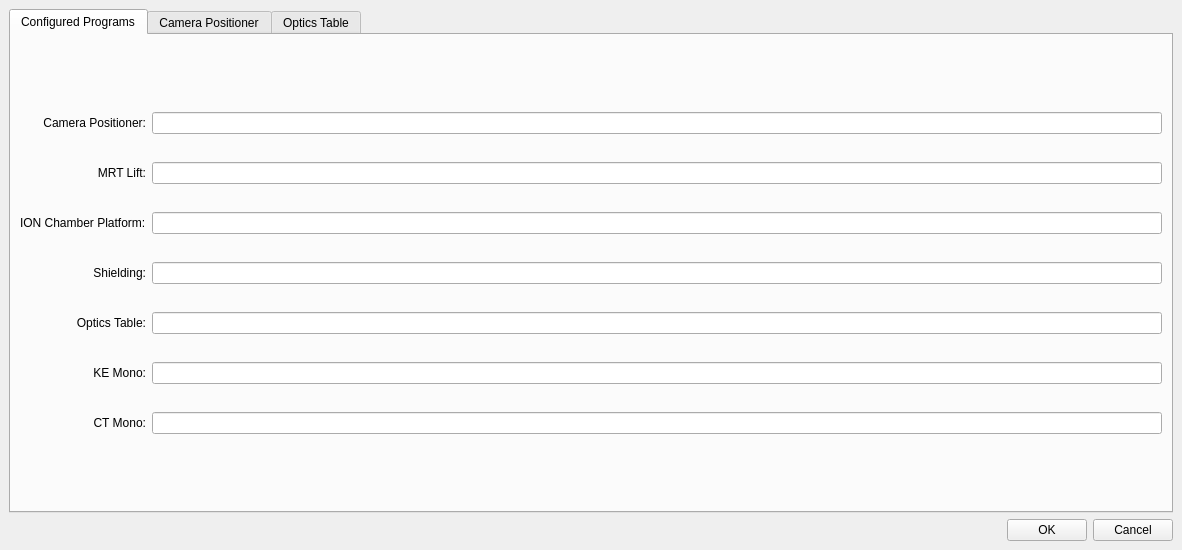
<?xml version="1.0" encoding="UTF-8"?>
<ui version="4.0">
 <class>Setup</class>
 <widget class="QMainWindow" name="Setup">
  <property name="geometry">
   <rect>
    <x>0</x>
    <y>0</y>
    <width>1182</width>
    <height>550</height>
   </rect>
  </property>
  <property name="minimumSize">
   <size>
    <width>30</width>
    <height>0</height>
   </size>
  </property>
  <property name="maximumSize">
   <size>
    <width>1182</width>
    <height>16777215</height>
   </size>
  </property>
  <property name="windowTitle">
   <string>MainWindow</string>
  </property>
  <widget class="QWidget" name="centralwidget">
   <layout class="QVBoxLayout" name="verticalLayout_2">
    <item>
     <layout class="QVBoxLayout" name="verticalLayout">
      <item>
       <widget class="QTabWidget" name="tabWidget">
        <property name="currentIndex">
         <number>0</number>
        </property>
        <widget class="QWidget" name="tab_configured_programs">
         <attribute name="title">
          <string>Configured Programs</string>
         </attribute>
         <layout class="QVBoxLayout" name="verticalLayout_4">
          <item>
           <layout class="QVBoxLayout" name="verticalLayout_3">
            <item>
             <layout class="QGridLayout" name="gridLayout">
              <property name="verticalSpacing">
               <number>28</number>
              </property>
              <item row="1" column="1">
               <widget class="QLineEdit" name="lineEdit_mrt_lift">
                <property name="maxLength">
                 <number>1000</number>
                </property>
               </widget>
              </item>
              <item row="0" column="1">
               <widget class="QLineEdit" name="lineEdit_camera_positioner">
                <property name="minimumSize">
                 <size>
                  <width>1000</width>
                  <height>0</height>
                 </size>
                </property>
                <property name="maxLength">
                 <number>1000</number>
                </property>
               </widget>
              </item>
              <item row="6" column="1">
               <widget class="QLineEdit" name="lineEdit_ct_mono">
                <property name="maxLength">
                 <number>1000</number>
                </property>
               </widget>
              </item>
              <item row="2" column="0">
               <widget class="QLabel" name="label_10">
                <property name="text">
                 <string>ION Chamber Platform:</string>
                </property>
               </widget>
              </item>
              <item row="5" column="1">
               <widget class="QLineEdit" name="lineEdit_ke_mono">
                <property name="maxLength">
                 <number>1000</number>
                </property>
               </widget>
              </item>
              <item row="4" column="1">
               <widget class="QLineEdit" name="lineEdit_optics_table">
                <property name="maxLength">
                 <number>1000</number>
                </property>
               </widget>
              </item>
              <item row="5" column="0">
               <widget class="QLabel" name="label_6">
                <property name="text">
                 <string>KE Mono:</string>
                </property>
                <property name="alignment">
                 <set>Qt::AlignRight|Qt::AlignTrailing|Qt::AlignVCenter</set>
                </property>
               </widget>
              </item>
              <item row="3" column="0">
               <widget class="QLabel" name="label_3">
                <property name="text">
                 <string>Shielding:</string>
                </property>
                <property name="alignment">
                 <set>Qt::AlignRight|Qt::AlignTrailing|Qt::AlignVCenter</set>
                </property>
               </widget>
              </item>
              <item row="4" column="0">
               <widget class="QLabel" name="label_5">
                <property name="text">
                 <string>Optics Table:</string>
                </property>
                <property name="alignment">
                 <set>Qt::AlignRight|Qt::AlignTrailing|Qt::AlignVCenter</set>
                </property>
               </widget>
              </item>
              <item row="3" column="1">
               <widget class="QLineEdit" name="lineEdit_shielding">
                <property name="maxLength">
                 <number>1000</number>
                </property>
               </widget>
              </item>
              <item row="1" column="0">
               <widget class="QLabel" name="label_2">
                <property name="text">
                 <string>MRT Lift:</string>
                </property>
                <property name="alignment">
                 <set>Qt::AlignRight|Qt::AlignTrailing|Qt::AlignVCenter</set>
                </property>
               </widget>
              </item>
              <item row="6" column="0">
               <widget class="QLabel" name="label_4">
                <property name="text">
                 <string>CT Mono:</string>
                </property>
                <property name="alignment">
                 <set>Qt::AlignRight|Qt::AlignTrailing|Qt::AlignVCenter</set>
                </property>
               </widget>
              </item>
              <item row="0" column="0">
               <widget class="QLabel" name="label">
                <property name="text">
                 <string>Camera Positioner:</string>
                </property>
                <property name="alignment">
                 <set>Qt::AlignRight|Qt::AlignTrailing|Qt::AlignVCenter</set>
                </property>
               </widget>
              </item>
              <item row="2" column="1">
               <widget class="QLineEdit" name="lineEdit_ion_cp"/>
              </item>
             </layout>
            </item>
           </layout>
          </item>
         </layout>
        </widget>
        <widget class="QWidget" name="tab_camera_positioner">
         <attribute name="title">
          <string>Camera Positioner</string>
         </attribute>
         <layout class="QVBoxLayout" name="verticalLayout_7">
          <item>
           <layout class="QVBoxLayout" name="verticalLayout_6">
            <item>
             <widget class="QGroupBox" name="groupBox_cp_detector_config">
              <property name="title">
               <string>Detector</string>
              </property>
              <layout class="QGridLayout" name="gridLayout_4">
               <item row="0" column="0">
                <layout class="QGridLayout" name="gridLayout_3">
                 <item row="0" column="0">
                  <widget class="QLabel" name="label_cp_detector_offset_desc">
                   <property name="text">
                    <string>TextLabel</string>
                   </property>
                  </widget>
                 </item>
                 <item row="0" column="1">
                  <widget class="QLabel" name="label_12">
                   <property name="minimumSize">
                    <size>
                     <width>30</width>
                     <height>0</height>
                    </size>
                   </property>
                   <property name="maximumSize">
                    <size>
                     <width>30</width>
                     <height>16777215</height>
                    </size>
                   </property>
                   <property name="text">
                    <string/>
                   </property>
                  </widget>
                 </item>
                 <item row="0" column="2">
                  <widget class="QLabel" name="label_cp_detector_angle_desc">
                   <property name="text">
                    <string>TextLabel</string>
                   </property>
                  </widget>
                 </item>
                 <item row="1" column="0">
                  <layout class="QHBoxLayout" name="horizontalLayout_6">
                   <item>
                    <widget class="QLabel" name="label_16">
                     <property name="minimumSize">
                      <size>
                       <width>60</width>
                       <height>0</height>
                      </size>
                     </property>
                     <property name="text">
                      <string>Offset:</string>
                     </property>
                    </widget>
                   </item>
                   <item>
                    <widget class="QLineEdit" name="lineEdit_cp_detector_offset">
                     <property name="minimumSize">
                      <size>
                       <width>100</width>
                       <height>0</height>
                      </size>
                     </property>
                     <property name="maximumSize">
                      <size>
                       <width>100</width>
                       <height>16777215</height>
                      </size>
                     </property>
                    </widget>
                   </item>
                   <item>
                    <widget class="QLabel" name="label_18">
                     <property name="text">
                      <string>mm</string>
                     </property>
                    </widget>
                   </item>
                   <item>
                    <spacer name="horizontalSpacer_3">
                     <property name="orientation">
                      <enum>Qt::Horizontal</enum>
                     </property>
                     <property name="sizeHint" stdset="0">
                      <size>
                       <width>40</width>
                       <height>20</height>
                      </size>
                     </property>
                    </spacer>
                   </item>
                  </layout>
                 </item>
                 <item row="1" column="2">
                  <layout class="QHBoxLayout" name="horizontalLayout_7">
                   <item>
                    <widget class="QLabel" name="label_17">
                     <property name="text">
                      <string>Angle:</string>
                     </property>
                    </widget>
                   </item>
                   <item>
                    <widget class="QLineEdit" name="lineEdit_cp_detector_angle">
                     <property name="minimumSize">
                      <size>
                       <width>100</width>
                       <height>0</height>
                      </size>
                     </property>
                     <property name="maximumSize">
                      <size>
                       <width>100</width>
                       <height>16777215</height>
                      </size>
                     </property>
                    </widget>
                   </item>
                   <item>
                    <widget class="QLabel" name="label_19">
                     <property name="text">
                      <string>deg</string>
                     </property>
                    </widget>
                   </item>
                   <item>
                    <spacer name="horizontalSpacer_5">
                     <property name="orientation">
                      <enum>Qt::Horizontal</enum>
                     </property>
                     <property name="sizeHint" stdset="0">
                      <size>
                       <width>40</width>
                       <height>20</height>
                      </size>
                     </property>
                    </spacer>
                   </item>
                  </layout>
                 </item>
                </layout>
               </item>
              </layout>
             </widget>
            </item>
            <item>
             <widget class="QGroupBox" name="groupBox_cp_laser_config">
              <property name="title">
               <string>Laser</string>
              </property>
              <layout class="QVBoxLayout" name="verticalLayout_8">
               <item>
                <layout class="QGridLayout" name="gridLayout_2">
                 <item row="0" column="0">
                  <widget class="QLabel" name="label_cp_laser_offset_desc">
                   <property name="text">
                    <string>TextLabel</string>
                   </property>
                   <property name="wordWrap">
                    <bool>false</bool>
                   </property>
                  </widget>
                 </item>
                 <item row="0" column="2">
                  <widget class="QLabel" name="label_cp_laser_angle_desc">
                   <property name="text">
                    <string>TextLabel</string>
                   </property>
                  </widget>
                 </item>
                 <item row="1" column="0">
                  <layout class="QHBoxLayout" name="horizontalLayout_3">
                   <item>
                    <widget class="QLabel" name="label_7">
                     <property name="minimumSize">
                      <size>
                       <width>60</width>
                       <height>0</height>
                      </size>
                     </property>
                     <property name="text">
                      <string>Offset:</string>
                     </property>
                    </widget>
                   </item>
                   <item>
                    <widget class="QLineEdit" name="lineEdit_cp_laser_offset">
                     <property name="minimumSize">
                      <size>
                       <width>100</width>
                       <height>0</height>
                      </size>
                     </property>
                     <property name="maximumSize">
                      <size>
                       <width>100</width>
                       <height>16777215</height>
                      </size>
                     </property>
                    </widget>
                   </item>
                   <item>
                    <widget class="QLabel" name="label_8">
                     <property name="text">
                      <string>mm</string>
                     </property>
                    </widget>
                   </item>
                   <item>
                    <spacer name="horizontalSpacer_4">
                     <property name="orientation">
                      <enum>Qt::Horizontal</enum>
                     </property>
                     <property name="sizeHint" stdset="0">
                      <size>
                       <width>40</width>
                       <height>20</height>
                      </size>
                     </property>
                    </spacer>
                   </item>
                  </layout>
                 </item>
                 <item row="1" column="2">
                  <layout class="QHBoxLayout" name="horizontalLayout_4">
                   <item>
                    <widget class="QLabel" name="label_14">
                     <property name="text">
                      <string>Angle:</string>
                     </property>
                    </widget>
                   </item>
                   <item>
                    <widget class="QLineEdit" name="lineEdit_cp_laser_angle">
                     <property name="minimumSize">
                      <size>
                       <width>100</width>
                       <height>0</height>
                      </size>
                     </property>
                     <property name="maximumSize">
                      <size>
                       <width>100</width>
                       <height>16777215</height>
                      </size>
                     </property>
                    </widget>
                   </item>
                   <item>
                    <widget class="QLabel" name="label_13">
                     <property name="text">
                      <string>deg</string>
                     </property>
                    </widget>
                   </item>
                   <item>
                    <spacer name="horizontalSpacer_2">
                     <property name="orientation">
                      <enum>Qt::Horizontal</enum>
                     </property>
                     <property name="sizeHint" stdset="0">
                      <size>
                       <width>40</width>
                       <height>20</height>
                      </size>
                     </property>
                    </spacer>
                   </item>
                  </layout>
                 </item>
                 <item row="0" column="1">
                  <widget class="QLabel" name="label_11">
                   <property name="minimumSize">
                    <size>
                     <width>30</width>
                     <height>0</height>
                    </size>
                   </property>
                   <property name="maximumSize">
                    <size>
                     <width>30</width>
                     <height>16777215</height>
                    </size>
                   </property>
                   <property name="text">
                    <string/>
                   </property>
                  </widget>
                 </item>
                </layout>
               </item>
              </layout>
             </widget>
            </item>
            <item>
             <widget class="QGroupBox" name="groupBox_cp_extension">
              <property name="title">
               <string>Stage</string>
              </property>
              <layout class="QGridLayout" name="gridLayout_6">
               <item row="0" column="0">
                <layout class="QGridLayout" name="gridLayout_5">
                 <item row="1" column="2">
                  <layout class="QHBoxLayout" name="horizontalLayout_5">
                   <item>
                    <spacer name="horizontalSpacer_7">
                     <property name="orientation">
                      <enum>Qt::Horizontal</enum>
                     </property>
                     <property name="sizeHint" stdset="0">
                      <size>
                       <width>40</width>
                       <height>20</height>
                      </size>
                     </property>
                    </spacer>
                   </item>
                  </layout>
                 </item>
                 <item row="0" column="0">
                  <widget class="QLabel" name="label_cp_extension_desc">
                   <property name="text">
                    <string>TextLabel</string>
                   </property>
                  </widget>
                 </item>
                 <item row="0" column="2">
                  <widget class="QLabel" name="label_9">
                   <property name="text">
                    <string/>
                   </property>
                  </widget>
                 </item>
                 <item row="1" column="0">
                  <layout class="QHBoxLayout" name="horizontalLayout_2">
                   <item>
                    <widget class="QLabel" name="label_20">
                     <property name="minimumSize">
                      <size>
                       <width>60</width>
                       <height>0</height>
                      </size>
                     </property>
                     <property name="text">
                      <string>Extension:</string>
                     </property>
                    </widget>
                   </item>
                   <item>
                    <widget class="QLineEdit" name="lineEdit_cp_extension">
                     <property name="minimumSize">
                      <size>
                       <width>100</width>
                       <height>0</height>
                      </size>
                     </property>
                     <property name="maximumSize">
                      <size>
                       <width>100</width>
                       <height>16777215</height>
                      </size>
                     </property>
                    </widget>
                   </item>
                   <item>
                    <widget class="QLabel" name="label_21">
                     <property name="text">
                      <string>mm</string>
                     </property>
                    </widget>
                   </item>
                   <item>
                    <spacer name="horizontalSpacer_6">
                     <property name="orientation">
                      <enum>Qt::Horizontal</enum>
                     </property>
                     <property name="sizeHint" stdset="0">
                      <size>
                       <width>40</width>
                       <height>20</height>
                      </size>
                     </property>
                    </spacer>
                   </item>
                  </layout>
                 </item>
                 <item row="0" column="1">
                  <widget class="QLabel" name="label_15">
                   <property name="minimumSize">
                    <size>
                     <width>30</width>
                     <height>0</height>
                    </size>
                   </property>
                   <property name="maximumSize">
                    <size>
                     <width>30</width>
                     <height>16777215</height>
                    </size>
                   </property>
                   <property name="text">
                    <string/>
                   </property>
                  </widget>
                 </item>
                </layout>
               </item>
              </layout>
             </widget>
            </item>
           </layout>
          </item>
         </layout>
        </widget>
        <widget class="QWidget" name="tab_optics_table">
         <attribute name="title">
          <string>Optics Table</string>
         </attribute>
         <layout class="QVBoxLayout" name="verticalLayout_10">
          <item>
           <layout class="QVBoxLayout" name="verticalLayout_9">
            <item>
             <widget class="QGroupBox" name="groupBox_ot_setup">
              <property name="title">
               <string>Optics Table Setup</string>
              </property>
              <layout class="QGridLayout" name="gridLayout_8">
               <item row="0" column="0">
                <layout class="QGridLayout" name="gridLayout_7">
                 <item row="1" column="2">
                  <widget class="QLabel" name="label_ot_not_used">
                   <property name="text">
                    <string>TextLabel</string>
                   </property>
                  </widget>
                 </item>
                 <item row="0" column="1">
                  <widget class="QLabel" name="label_23">
                   <property name="minimumSize">
                    <size>
                     <width>30</width>
                     <height>0</height>
                    </size>
                   </property>
                   <property name="maximumSize">
                    <size>
                     <width>30</width>
                     <height>16777215</height>
                    </size>
                   </property>
                   <property name="frameShape">
                    <enum>QFrame::NoFrame</enum>
                   </property>
                   <property name="text">
                    <string/>
                   </property>
                  </widget>
                 </item>
                 <item row="0" column="3">
                  <widget class="QLabel" name="label_24">
                   <property name="text">
                    <string/>
                   </property>
                  </widget>
                 </item>
                 <item row="0" column="0">
                  <widget class="QLabel" name="label_ot_height_offset_desc">
                   <property name="minimumSize">
                    <size>
                     <width>0</width>
                     <height>50</height>
                    </size>
                   </property>
                   <property name="text">
                    <string>TextLabel</string>
                   </property>
                  </widget>
                 </item>
                 <item row="1" column="3">
                  <spacer name="horizontalSpacer_8">
                   <property name="orientation">
                    <enum>Qt::Horizontal</enum>
                   </property>
                   <property name="sizeHint" stdset="0">
                    <size>
                     <width>40</width>
                     <height>20</height>
                    </size>
                   </property>
                  </spacer>
                 </item>
                 <item row="1" column="0">
                  <layout class="QHBoxLayout" name="horizontalLayout_8">
                   <item>
                    <widget class="QLabel" name="label_22">
                     <property name="minimumSize">
                      <size>
                       <width>0</width>
                       <height>50</height>
                      </size>
                     </property>
                     <property name="frameShape">
                      <enum>QFrame::NoFrame</enum>
                     </property>
                     <property name="text">
                      <string>Offset (Z):</string>
                     </property>
                    </widget>
                   </item>
                   <item>
                    <widget class="QLineEdit" name="lineEdit_ot_height_offset">
                     <property name="minimumSize">
                      <size>
                       <width>100</width>
                       <height>0</height>
                      </size>
                     </property>
                     <property name="maximumSize">
                      <size>
                       <width>100</width>
                       <height>16777215</height>
                      </size>
                     </property>
                    </widget>
                   </item>
                   <item>
                    <widget class="QLabel" name="label_25">
                     <property name="text">
                      <string>mm</string>
                     </property>
                    </widget>
                   </item>
                   <item>
                    <spacer name="horizontalSpacer_9">
                     <property name="orientation">
                      <enum>Qt::Horizontal</enum>
                     </property>
                     <property name="sizeHint" stdset="0">
                      <size>
                       <width>40</width>
                       <height>20</height>
                      </size>
                     </property>
                    </spacer>
                   </item>
                  </layout>
                 </item>
                </layout>
               </item>
              </layout>
             </widget>
            </item>
            <item>
             <spacer name="verticalSpacer">
              <property name="orientation">
               <enum>Qt::Vertical</enum>
              </property>
              <property name="sizeHint" stdset="0">
               <size>
                <width>20</width>
                <height>40</height>
               </size>
              </property>
             </spacer>
            </item>
           </layout>
          </item>
         </layout>
        </widget>
       </widget>
      </item>
      <item>
       <layout class="QVBoxLayout" name="verticalLayout_5"/>
      </item>
      <item>
       <layout class="QHBoxLayout" name="horizontalLayout">
        <item>
         <spacer name="horizontalSpacer">
          <property name="orientation">
           <enum>Qt::Horizontal</enum>
          </property>
          <property name="sizeHint" stdset="0">
           <size>
            <width>40</width>
            <height>20</height>
           </size>
          </property>
         </spacer>
        </item>
        <item>
         <widget class="QPushButton" name="pushButton_ok">
          <property name="text">
           <string>OK</string>
          </property>
         </widget>
        </item>
        <item>
         <widget class="QPushButton" name="pushButton_cancel">
          <property name="text">
           <string>Cancel</string>
          </property>
         </widget>
        </item>
       </layout>
      </item>
     </layout>
    </item>
   </layout>
  </widget>
 </widget>
 <tabstops>
  <tabstop>lineEdit_camera_positioner</tabstop>
  <tabstop>lineEdit_mrt_lift</tabstop>
  <tabstop>lineEdit_shielding</tabstop>
  <tabstop>lineEdit_optics_table</tabstop>
  <tabstop>lineEdit_ke_mono</tabstop>
  <tabstop>lineEdit_ct_mono</tabstop>
  <tabstop>pushButton_ok</tabstop>
  <tabstop>pushButton_cancel</tabstop>
 </tabstops>
 <resources/>
 <connections/>
</ui>
